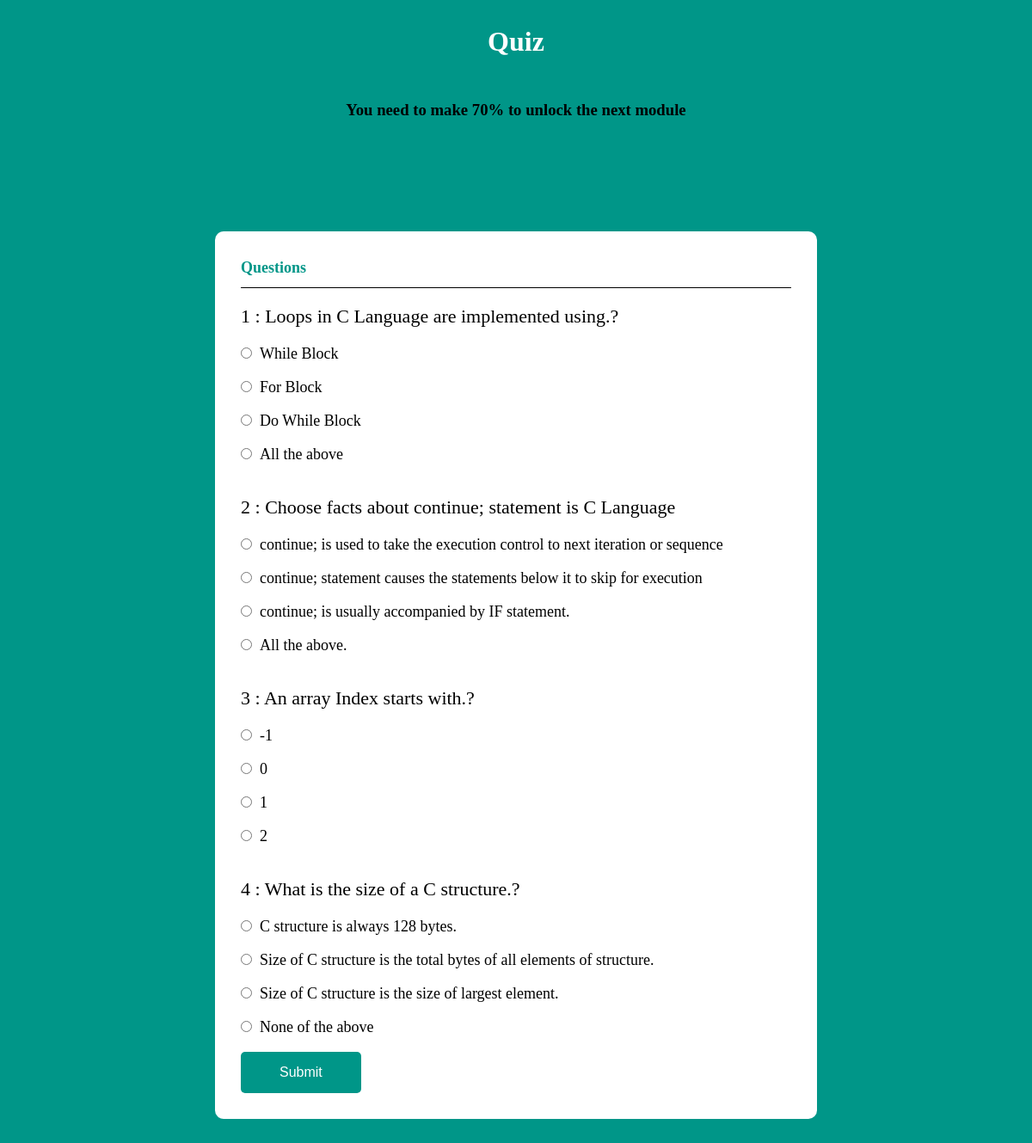
Screenshot of /quiz.php?type=c_1st&course=c with the database file from the repository.
### tables this page shows
CREATE TABLE IF NOT EXISTS `question` (
  `qid` int(11) NOT NULL AUTO_INCREMENT,
  `question` varchar(255) NOT NULL,
  `ans_id` int(11) NOT NULL,
  `type` varchar(255) NOT NULL,
  `course` varchar(255) NOT NULL,
  PRIMARY KEY (`qid`)
);

CREATE TABLE IF NOT EXISTS `answer` (
  `aid` int(11) NOT NULL AUTO_INCREMENT,
  `answers` varchar(255) NOT NULL,
  `ans_id` int(11) NOT NULL,
  `type` varchar(255) NOT NULL,
  `course` varchar(255) NOT NULL,
  PRIMARY KEY (`aid`)
);

### quiz.php (the view, shortened to what this page needs)
<?php
include 'Connection/common.php';
$type=$_GET['type'];
 $course=$_GET['course'];
?>
<!DOCTYPE html>
<html lang="en">
<head>
    <link rel="stylesheet" href="css/quiz_style.css">
</head>
<body>
    <form action="Quiz_script.php?type=<?php echo $type; ?>&course=<?php echo $course; ?>" method="POST">
    <h1 style="color: white; margin-top: 30px;"><center>Quiz</center></h1>
    <h3 style="margin-top:50px;"><center>You need to make 70% to unlock the next module</center></h3>
    <div class="quiz-box custom-box">
        <div class="question-number">
            Questions
        </div>
        <?php
        $i=1;
        $sql1 = "SELECT * FROM `question` WHERE  type = '" . $type . "' AND course = '" . $course . "' ";
        $result1 = mysqli_query($con, $sql1);
        if (mysqli_num_rows($result1) > 0) {
        while($row1 = mysqli_fetch_assoc($result1)) {
        ?>
        <div class="question-text">
            <?php echo $i ." : ". $row1['question']; ?>
        </div>
         <?php
         $qid=$row1['qid'];
         $sql = "SELECT * FROM `answer` WHERE `ans_id` = $qid  AND type = '" . $type . "' AND course = '" . $course . "'";
         $result = mysqli_query($con, $sql);
         if (mysqli_num_rows($result) > 0) {
         while($row = mysqli_fetch_assoc($result)) {
          ?>
        <input style="padding:5px; font-size: 18px;" type="radio" name="quizcheck[<?php  echo $i; ?>]" id="<?php echo $row['ans_id']; ?>" value="<?php echo $row['aid']; ?>" required="true">
        <label for="<?php echo $row['ans_id']; ?>" style="padding:5px; font-size: 18px;"><?php echo $row['answers']; ?></label><br><br>
        <?php
        }}
        $i++;
         }}
        ?>
        <div class="submit-button">
            <input type="submit" name="submit" Value="Submit" class="btn btn-success m-auto d-block" /> <br>
        </div>
    </div>
</form>
</body>
</html>

### css/quiz_style.css (style rules this page uses)
* { box-sizing: border-box; margin: 0; padding: 0; outline: none; }
body { margin: 0; font-size: 16px; background-color: #009688; }
.custom-box { max-width: 700px; background-color: #ffffff; margin: 130px auto; padding: 30px; border-radius: 10px; }
.quiz-box .question-text { font-size: 22px; color: black; font-weight: 40; padding: 20px 0; margin: 0; }
.btn { padding: 15px 45px; background-color: #009688; color: #ffffff; border: none; border-radius: 5px; font-size: 16px; cursor: pointer; }
.quiz-box .question-number { font-size: 18px; color: #009688; font-weight: 600; border-bottom: 1px solid black; padding-bottom: 10px; line-height: 25px; }

### rows the page displays
question: question "Loops in C Language are implemented using.?"
answer: answers "While Block"
answer: answers "For Block"
answer: answers "Do While Block"
answer: answers "All the above"
question: question "Choose facts about continue; statement is C Language"
answer: answers "continue; is used to take the execution control to next iteration or sequence"
answer: answers "continue; statement causes the statements below it to skip for execution"
answer: answers "continue; is usually accompanied by IF statement."
answer: answers "All the above."
question: question "An array Index starts with.?"
answer: answers "-1"
answer: answers "0"
answer: answers "1"
answer: answers "2"
question: question "What is the size of a C structure.?"
answer: answers "C structure is always 128 bytes."
answer: answers "Size of C structure is the total bytes of all elements of structure."
answer: answers "Size of C structure is the size of largest element."
answer: answers "None of the above"
